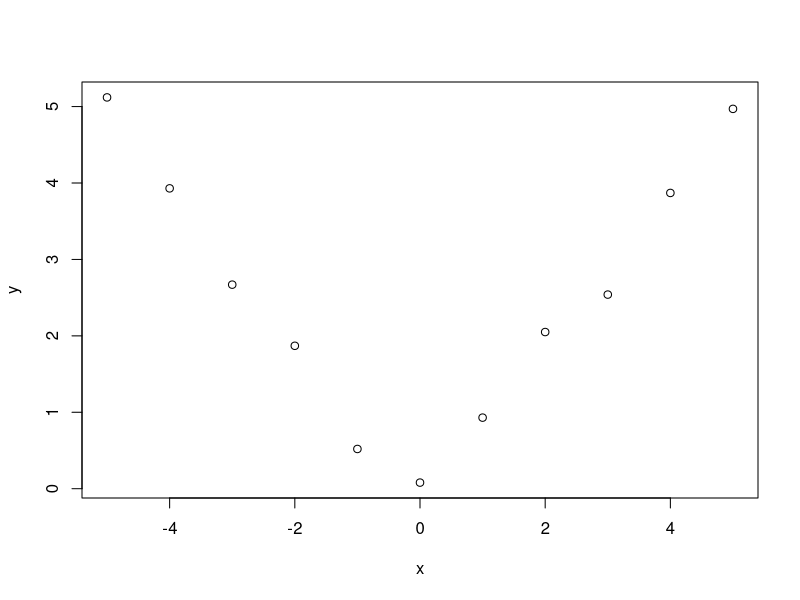
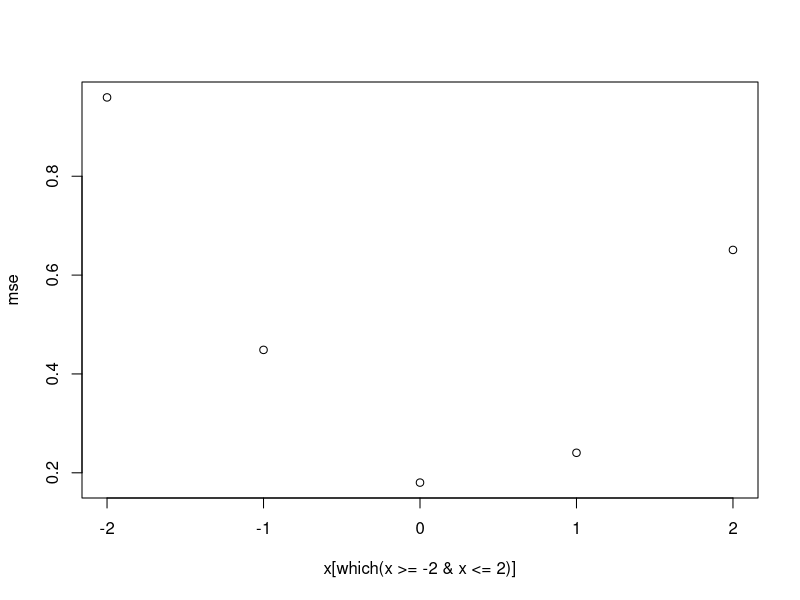

Write the R code that produced these figures, in order.
#### This code is for Quiz 4 of the Coursera course "Regression Models"
#### Date: August 30, 2014
#### Author: Mark Dakkak

######### Q1)
install.packages("MASS")
library(MASS)
data(shuttle)
summary(shuttle)

## Fix variables
shuttle$use <- factor(shuttle$use)
shuttle$wind <- factor(shuttle$wind)

glm1 <- glm(use ~ wind, data = shuttle, family = "binomial")
summary(glm1)

exp(summary(glm1)$coefficients[2,1])
        # 0.9686906

######### Q2)
glm2 <- glm(use ~ wind + magn, data = shuttle, family = "binomial")
summary(glm2)

exp(summary(glm2)$coefficients[2,1])
        # 0.9684981

######### Q3)
q3data <- shuttle
q3data$use <- factor(q3data$use, levels = c("noauto", "auto"))

levels(q3data$use)
levels(shuttle$use)

glm3a <- glm(use ~ wind, data = shuttle, family = "binomial")
glm3b <- glm(use ~ wind, data = q3data, family = "binomial")

summary(glm3a)$coef
summary(glm3b)$coef

######### Q4)
library(datasets)
data(InsectSprays)
head(InsectSprays)

## Clean variables
class(InsectSprays$spray)
levels(InsectSprays$spray)

## Regression
glm4 <- glm(count ~ (spray-1), data = InsectSprays, family = "poisson")
summary(glm4)

exp(summary(glm4)$coef[1,1])/exp(summary(glm4)$coef[2,1])

mean(InsectSprays[InsectSprays$spray == "A",1])

######### Q5)
count <- round(rnorm(20, mean = 50, sd = 3), 0)
x <- rep(rnorm(10, mean = 15, sd = 6), times = 2)
t <- rep(1:10, times = 2)
q5data <- data.frame(cbind(count,x,t))

glm5a <- glm(count ~ x + offset(t), data = q5data, family = "poisson")

t2 <- log(10) + t
glm5b <- glm(count ~ x + offset(t2), family = poisson)

summary(glm5a)$coef
summary(glm5b)$coef

######### Q6)
## reference: http://www.r-bloggers.com/r-for-ecologists-putting-together-a-piecewise-regression/
x <- -5:5
y <- c(5.12, 3.93, 2.67, 1.87, 0.52, 0.08, 0.93, 2.05, 2.54, 3.87, 4.97)

plot(x,y)

## Find break point
breaks <- x[which(x >= -2 & x <= 2)]
        ## Estimate that the break point is between -2 and +2

mse <- numeric(length(breaks))
for(i in 1:length(breaks)){
        piecewise1 <- lm(y ~ x*(x < breaks[i]) + x*(x>=breaks[i]))
        mse[i] <- summary(piecewise1)[6]
}
mse <- as.numeric(mse)
        ## Calculate the mean squared errors for the range of possible breakpoints

plot(x[which(x >= -2 & x <= 2)], mse)
        ## Plot the MSE for all potential break points
breaks[which(mse==min(mse))]
        ## Find that the minimum MSE is at x = 0

piecewise2 <- lm(y ~ x*(x < 0) + x*(x > 0))
summary(piecewise2)

knot = 0
lhs <- function(x) ifelse(x < 0,0-x,0) # basis function 1 (lhs = left hockey stick)
rhs <- function(x) ifelse(x > 0,x-0,0) # basis function 2 (rhs = right hockey stick)

glm6 <- lm(y ~ lhs(x) + rhs(x))
summary(glm6)
